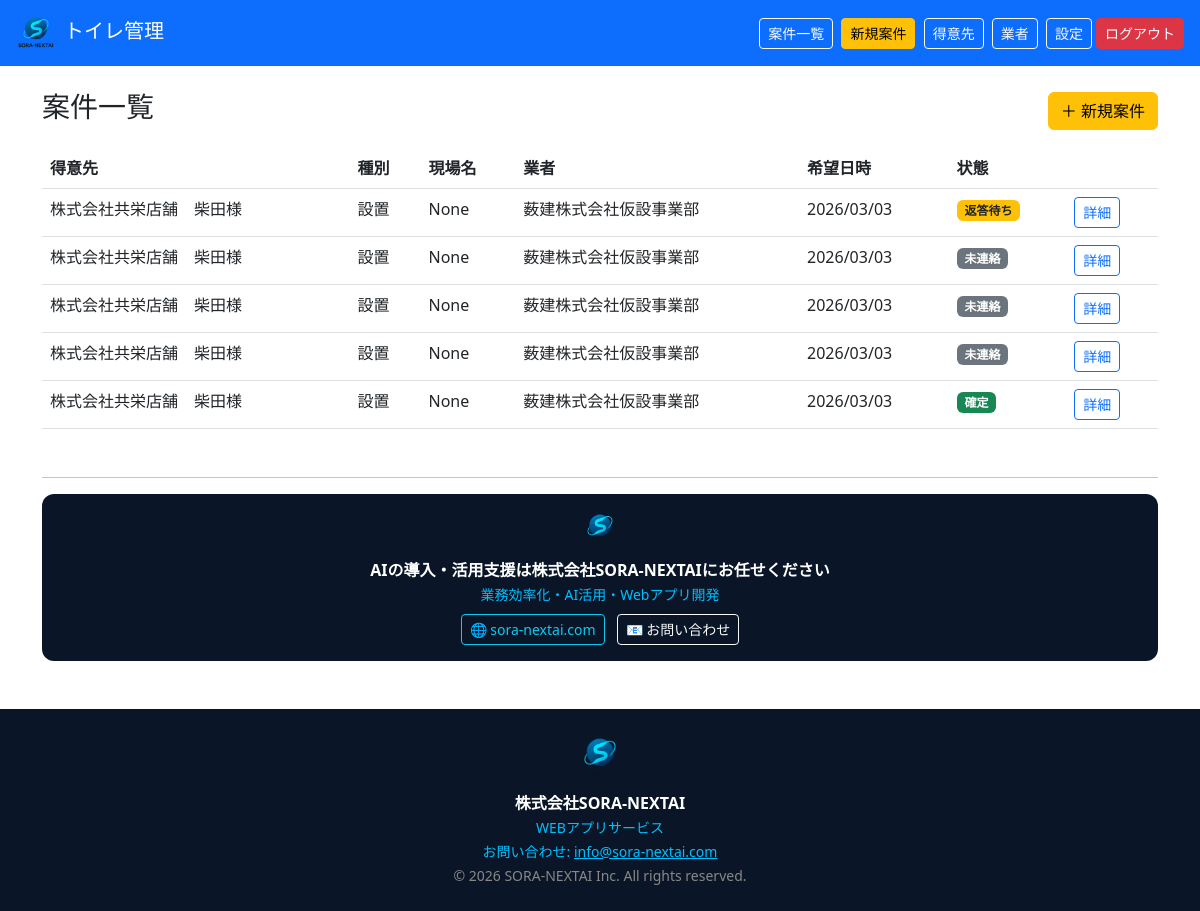
Screenshot of / (signed in) with the database file from the repository.
### app.py (models this page shows)
class Job(db.Model):
    id = db.Column(db.Integer, primary_key=True)
    client_id = db.Column(db.Integer, db.ForeignKey("client.id"))
    vendor_id = db.Column(db.Integer, db.ForeignKey("vendor.id"))
    job_type = db.Column(db.String(50))
    desired_date = db.Column(db.String(100))
    status = db.Column(db.String(50), default="未連絡")
    vendor_reply = db.Column(db.Text)
    fax_sent = db.Column(db.Boolean, default=False)
    site_name = db.Column(db.String(200))
    site_address = db.Column(db.String(200))
    toilet_type = db.Column(db.String(50))
    flush_type = db.Column(db.String(50))
    attachment = db.Column(db.String(300))
    created_at = db.Column(db.DateTime, default=datetime.now)
    client = db.relationship("Client", backref="jobs")
    vendor = db.relationship("Vendor", backref="jobs")

class Client(db.Model):
    id = db.Column(db.Integer, primary_key=True)
    name = db.Column(db.String(150))
    email = db.Column(db.String(150))
    phone = db.Column(db.String(50))
    address = db.Column(db.String(200))

class Vendor(db.Model):
    id = db.Column(db.Integer, primary_key=True)
    name = db.Column(db.String(150))
    email = db.Column(db.String(150))
    phone = db.Column(db.String(50))
    service_type = db.Column(db.String(50))

### app.py (the view)
@app.route("/")
@login_required
def index():
    jobs = Job.query.order_by(Job.created_at.desc()).all()
    return render_template("index.html", jobs=jobs)

### app.py (called while the page is built, shortened)
@app.before_request
def jwt_auth():
    from flask_login import current_user
    if current_user.is_authenticated:
        return

@login_manager.user_loader
def load_user(user_id):
    return User.query.get(int(user_id))

### templates/index.html (shortened to what this page needs)
{% extends "base.html" %}
{% block content %}
<div class="d-flex justify-content-between align-items-center mb-3">
  <h3>案件一覧</h3>
  <a href="/jobs/add" class="btn btn-warning">＋ 新規案件</a>
</div>
{% if jobs %}
<table class="table table-hover">
  <thead>
    <tr><th>得意先</th><th>種別</th><th>現場名</th><th>業者</th><th>希望日時</th><th>状態</th><th></th></tr>
  </thead>
  <tbody>
  {% for job in jobs %}
  <tr>
    <td>{{ job.client.name }}</td>
    <td>{{ job.job_type }}</td>
    <td>{{ job.site_name }}</td>
    <td>{{ job.vendor.name }}</td>
    <td>{{ job.desired_date if job.desired_date else '' }}</td>
    <td>
      {% if job.status == '返答待ち' %}<span class="badge bg-warning text-dark">返答待ち</span>
      {% elif job.status == '確定' %}<span class="badge bg-success">確定</span>
      {% elif job.status == 'キャンセル' %}<span class="badge bg-danger">キャンセル</span>
      {% else %}<span class="badge bg-secondary">{{ job.status }}</span>{% endif %}
    </td>
    <td><a href="/jobs/{{ job.id }}" class="btn btn-sm btn-outline-primary">詳細</a></td>
  </tr>
  {% endfor %}
  </tbody>
</table>
{% else %}
<div class="text-center text-muted mt-5">
  <p>まだ案件がありません。「新規案件」から登録してください！</p>
</div>
{% endif %}
<hr class="mt-5">
<div class="text-center p-3" style="background:#0a1628;border-radius:12px;color:#fff;">
  <img src="/static/logo.png" height="40" class="mb-2"><br>
  <strong>AIの導入・活用支援は株式会社SORA-NEXTAIにお任せください</strong><br>
  <small style="color:#00bfff;">業務効率化・AI活用・Webアプリ開発</small><br>
  <a href="https://sora-nextai.com" target="_blank" class="btn btn-outline-info btn-sm mt-2">🌐 sora-nextai.com</a>
  <a href="mailto:info@sora-nextai.com" class="btn btn-outline-light btn-sm mt-2 ms-2">📧 お問い合わせ</a>
</div>
{% endblock %}

### templates/base.html (shortened to what this page needs)
<!DOCTYPE html>
<html lang="ja">
<head>
<link href="https://cdn.jsdelivr.net/npm/bootstrap@5.3.0/dist/css/bootstrap.min.css" rel="stylesheet">
</head>
<body>
<nav class="navbar navbar-dark bg-primary px-3">
  <span class="navbar-brand"><img src="/static/logo.png" height="40" class="me-2">トイレ管理</span>
  <div>
    <a href="/" class="btn btn-outline-light btn-sm me-1">案件一覧</a>
    <a href="/jobs/add" class="btn btn-warning btn-sm me-1">新規案件</a>
    <a href="/clients" class="btn btn-outline-light btn-sm me-1">得意先</a>
    <a href="/vendors" class="btn btn-outline-light btn-sm me-1">業者</a>
    <a href="/settings" class="btn btn-outline-light btn-sm me-1">設定</a><a href="/logout" class="btn btn-danger btn-sm">ログアウト</a>
  </div>
</nav>
<div class="container mt-4">
{% block content %}{% endblock %}
</div>
<footer class="mt-5 py-4 text-center" style="background:#0a1628; color:#00bfff;">
  <img src="/static/logo.png" height="50" class="mb-2"><br>
  <strong style="color:#fff;">株式会社SORA-NEXTAI</strong><br>
  <small>WEBアプリサービス</small><br>
  <small>お問い合わせ: <a href="mailto:info@sora-nextai.com" style="color:#00bfff;">info@sora-nextai.com</a></small><br>
  <small style="color:#888;">© 2026 SORA-NEXTAI Inc. All rights reserved.</small>
</footer>
</body>
</html>

### rows the page displays
Job: client.name "株式会社共栄店舗 柴田様", job_type "設置", site_name "None", vendor.name "薮建株式会社仮設事業部", desired_date "2026/03/03", status "返答待ち"
Job: client.name "株式会社共栄店舗 柴田様", job_type "設置", site_name "None", vendor.name "薮建株式会社仮設事業部", desired_date "2026/03/03", status "未連絡"
Job: client.name "株式会社共栄店舗 柴田様", job_type "設置", site_name "None", vendor.name "薮建株式会社仮設事業部", desired_date "2026/03/03", status "未連絡"
Job: client.name "株式会社共栄店舗 柴田様", job_type "設置", site_name "None", vendor.name "薮建株式会社仮設事業部", desired_date "2026/03/03", status "未連絡"
Job: client.name "株式会社共栄店舗 柴田様", job_type "設置", site_name "None", vendor.name "薮建株式会社仮設事業部", desired_date "2026/03/03", status "確定"
